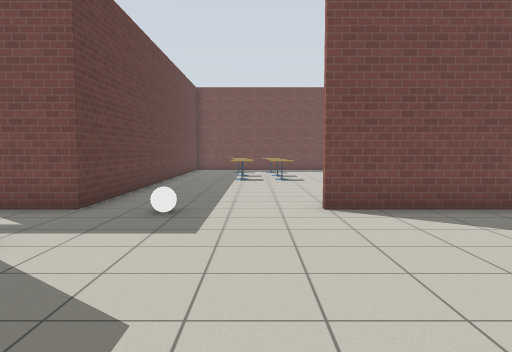
View 1 (above)

23 first-person views from a walk through a robot-simulator world made for Gazebo. The camera is 1.2 m above the floor, tilts 4° down and sees 70° across. The floor is counted in squares, 1 m on a side. Each view is taken from the middle of a square. On the plan, view 1 faces up. The plan holds only what a view shows up to about 14 squares ahead; the rest is blank. Robots are left out. Simple patterns stand in for the simulator's built-in surfaces.

View 2
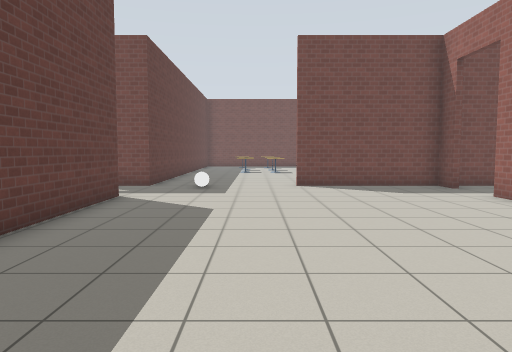

View 3
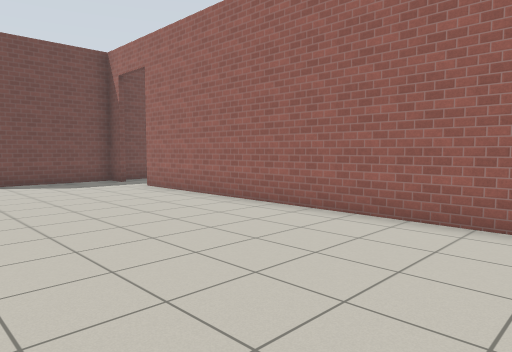

View 4
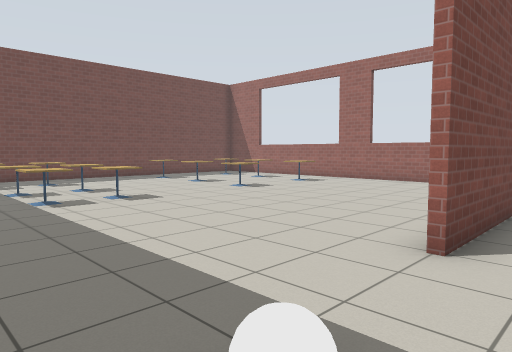

View 5
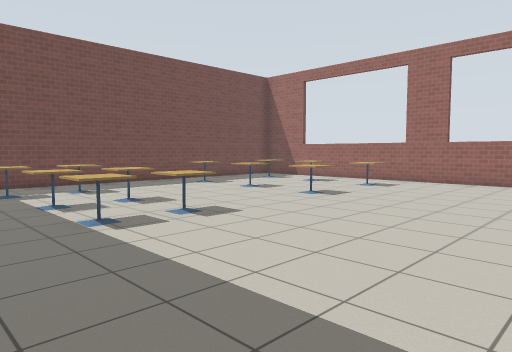

View 6
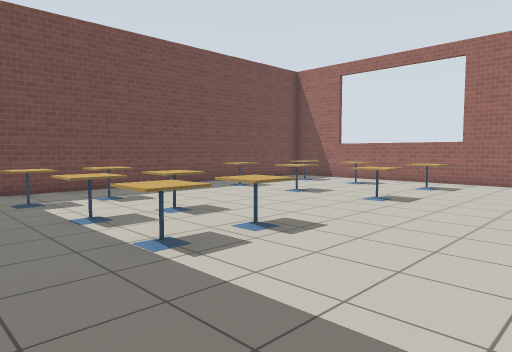

View 7
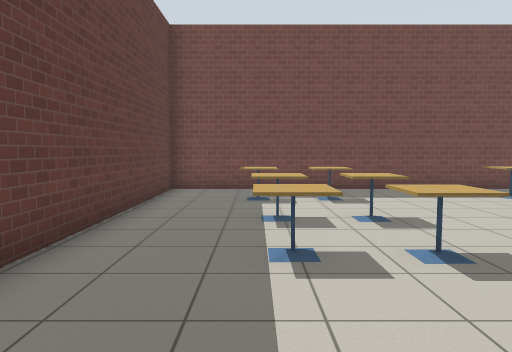

View 8
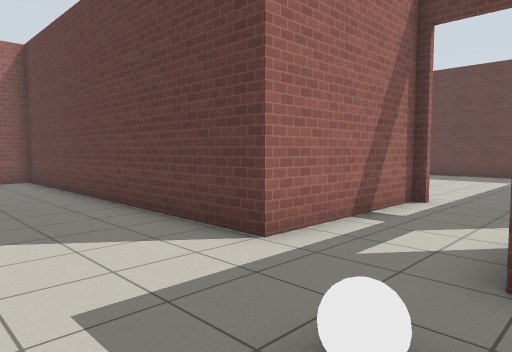

View 9
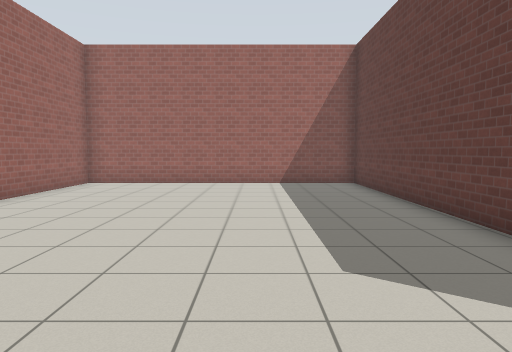

View 10
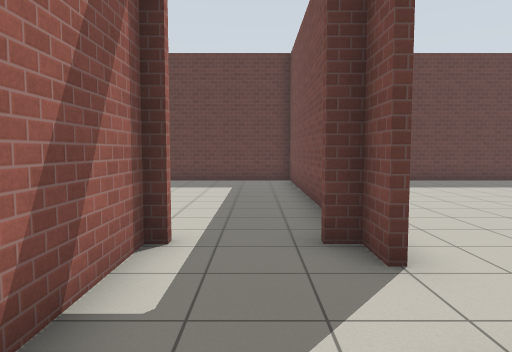

View 11
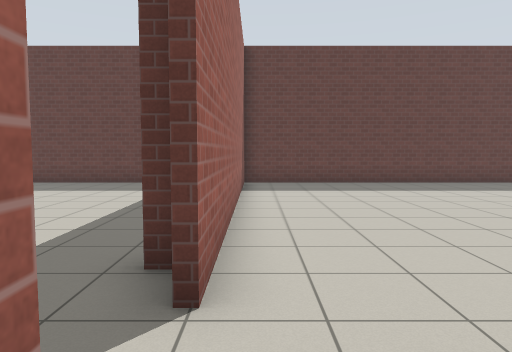

View 12
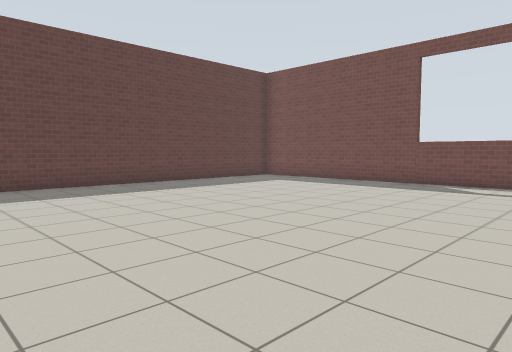

View 13
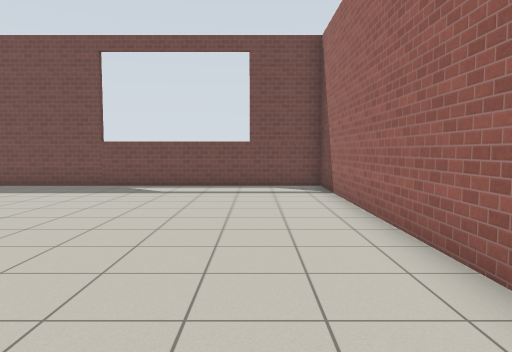

View 14
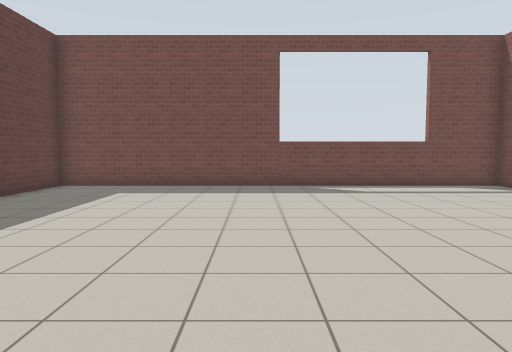

View 15
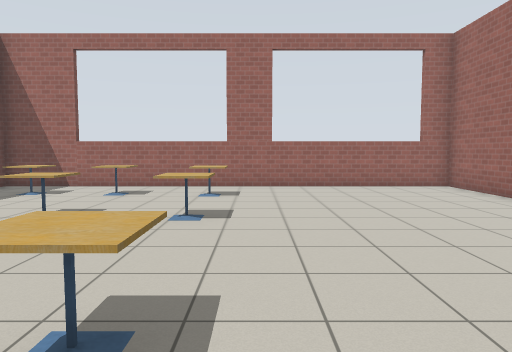

View 16
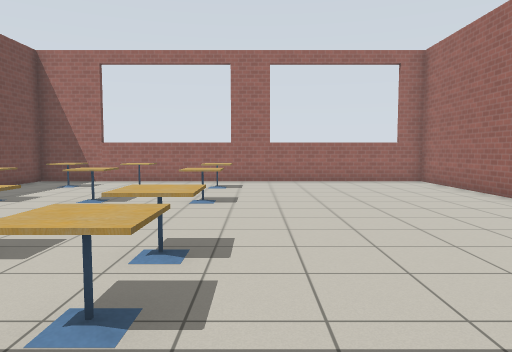

View 17
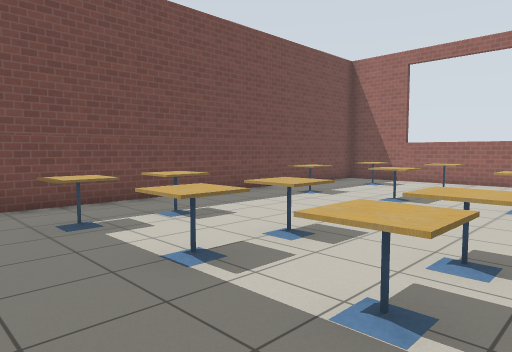

View 18
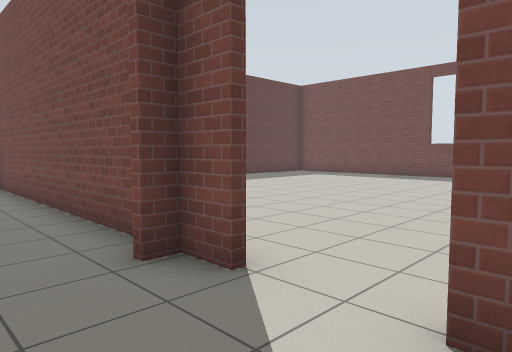

View 19
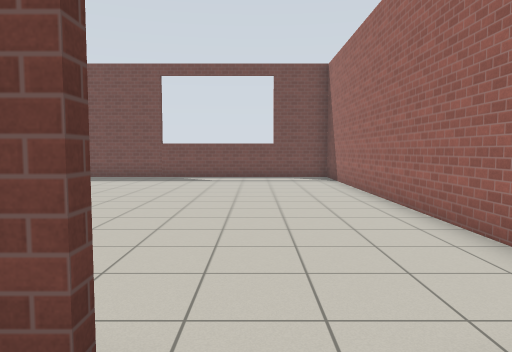

View 20
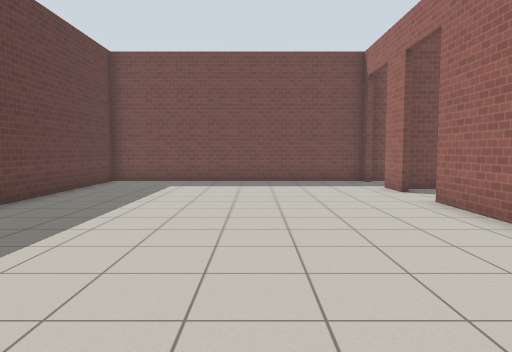

View 21
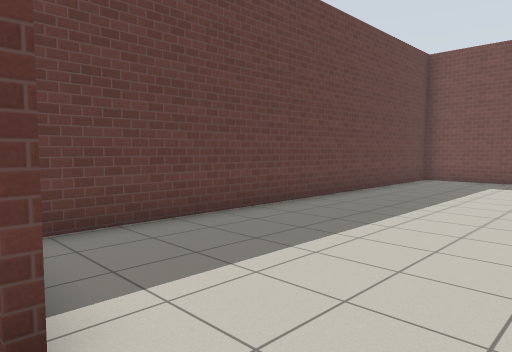

View 22
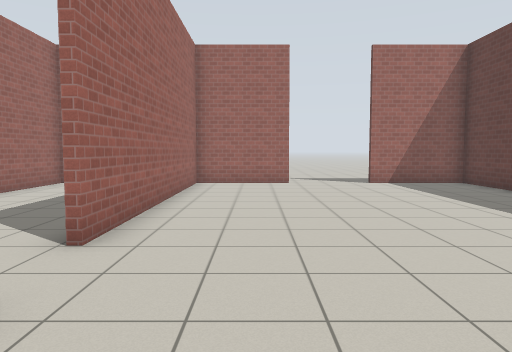

View 23
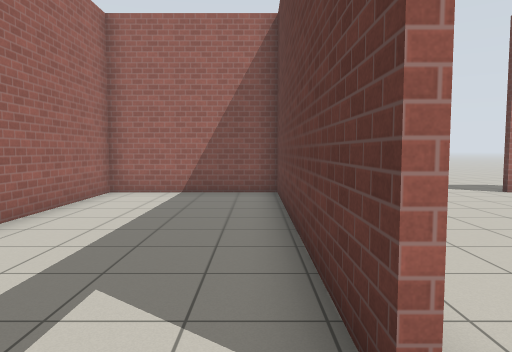

### Floor plan
Points are (right, up) in squares from view 1. A wall is a line through its corners. A room is listed if a view was taken in it or the views show most of it. See-through windows are left out.
Room 1 (views 1, 2, 3, 4, 5, 6, 7, 8, 9, 10, 15, 16, 17, 18, 19)
walls: (6.2, 7.6) (11.2, 7.6) (11.2, 22.4) (-3.6, 22.4) (-3.6, 7.4) (-5.8, 7.4); (6.2, 7.4) (1.4, 7.4); (-7.6, 7.4) (-8.6, 7.4); (-8.6, 5) (-8.6, 4.6) (-3.6, 4.6) (-3.6, -7.4) (6.2, -7.4) (6.2, 4.5)
ways out: open door at (-6.5, 7.5) to room 2; open door at (-9, 5.5) to room 3; open door at (6, 5.5)
objects: white ball (-2, 7); cafe table (-1, 15) to (0, 15); cafe table (-1, 17) to (0, 18); cafe table (-1, 20); cafe table (1, 15); cafe table (1, 17) to (1, 18); cafe table (1, 20); cafe table (5, 15) to (6, 15); cafe table (5, 18) to (6, 18); cafe table (5, 20) to (6, 21); cafe table (9, 15); cafe table (9, 18); cafe table (9, 20)
Room 2 (views 11, 12, 13, 14)
walls: (-18.6, 17.6) (-18.6, 7.6) (-7.6, 7.6); (-3.8, 10.5) (-3.8, 22.4) (-18.6, 22.4) (-18.6, 19.4)
ways out: open door at (-6.5, 7.5) to room 1
Room 3 (views 20, 21, 22)
walls: (-12.2, -7.4) (-8.8, -7.4) (-8.8, 1.5); (-8.8, 3.4) (-8.8, 4.9); (-9.8, 7.4) (-18.6, 7.4) (-18.6, -7.4) (-15.1, -7.4)
ways out: open door at (-9, 5.5) to room 1; open door at (-9, 2.5) to room 4
Room 4 (view 23)
walls: (-8.6, 1.5) (-8.6, -7.4) (-3.8, -7.4) (-3.8, -2.9); (-7.2, 4.4) (-8.2, 4.4)
ways out: open door at (-9, 2.5) to room 3

Where each view was taken, in squares from view 1:
view 1: 0 up, 0 right, facing up
view 2: 5 down, 0 right, facing up
view 3: 7 down, 0 right, facing up-right
view 4: 6 up, 3 left, facing up-right
view 5: 9 up, 3 left, facing up-right
view 6: 11 up, 3 left, facing up-right
view 7: 11 up, 1 left, facing up
view 8: 8 up, 0 right, facing down-left
view 9: 6 up, 0 right, facing down
view 10: 6 up, 4 left, facing left
view 11: 8 up, 5 left, facing left
view 12: 9 up, 6 left, facing up-left
view 13: 10 up, 6 left, facing up
view 14: 10 up, 12 left, facing up
view 15: 14 up, 1 left, facing right
view 16: 14 up, 3 left, facing right
view 17: 14 up, 3 left, facing up-right
view 18: 5 up, 5 left, facing up-left
view 19: 6 up, 7 left, facing up
view 20: 7 down, 13 left, facing up
view 21: 8 down, 13 left, facing up-left
view 22: 6 up, 11 left, facing down
view 23: 3 up, 8 left, facing down
